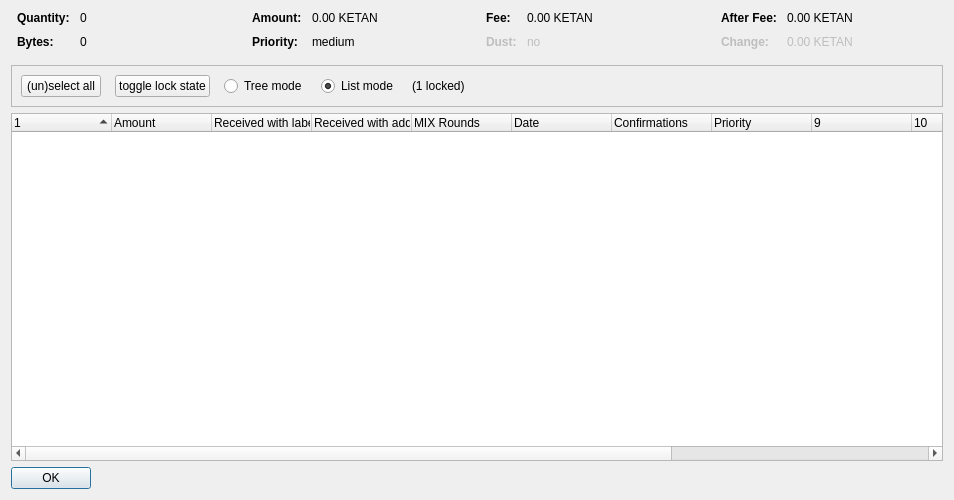
<?xml version="1.0" encoding="UTF-8"?>
<ui version="4.0">
 <class>CoinControlDialog</class>
 <widget class="QDialog" name="CoinControlDialog">
  <property name="geometry">
   <rect>
    <x>0</x>
    <y>0</y>
    <width>954</width>
    <height>500</height>
   </rect>
  </property>
  <property name="windowTitle">
   <string>Coin Selection</string>
  </property>
  <layout class="QVBoxLayout" name="verticalLayout">
   <item>
    <layout class="QHBoxLayout" name="horizontalLayoutTop" stretch="0,0,0,0">
     <property name="topMargin">
      <number>0</number>
     </property>
     <property name="bottomMargin">
      <number>10</number>
     </property>
     <item>
      <layout class="QFormLayout" name="formLayoutCoinControl1">
       <property name="horizontalSpacing">
        <number>10</number>
       </property>
       <property name="verticalSpacing">
        <number>10</number>
       </property>
       <property name="leftMargin">
        <number>6</number>
       </property>
       <property name="rightMargin">
        <number>6</number>
       </property>
       <item row="0" column="0">
        <widget class="QLabel" name="labelCoinControlQuantityText">
         <property name="font">
          <font>
           <weight>75</weight>
           <bold>true</bold>
          </font>
         </property>
         <property name="text">
          <string>Quantity:</string>
         </property>
        </widget>
       </item>
       <item row="0" column="1">
        <widget class="QLabel" name="labelCoinControlQuantity">
         <property name="cursor">
          <cursorShape>IBeamCursor</cursorShape>
         </property>
         <property name="contextMenuPolicy">
          <enum>Qt::ActionsContextMenu</enum>
         </property>
         <property name="text">
          <string notr="true">0</string>
         </property>
         <property name="textInteractionFlags">
          <set>Qt::LinksAccessibleByMouse|Qt::TextSelectableByKeyboard|Qt::TextSelectableByMouse</set>
         </property>
        </widget>
       </item>
       <item row="1" column="0">
        <widget class="QLabel" name="labelCoinControlBytesText">
         <property name="font">
          <font>
           <weight>75</weight>
           <bold>true</bold>
          </font>
         </property>
         <property name="text">
          <string>Bytes:</string>
         </property>
        </widget>
       </item>
       <item row="1" column="1">
        <widget class="QLabel" name="labelCoinControlBytes">
         <property name="cursor">
          <cursorShape>IBeamCursor</cursorShape>
         </property>
         <property name="contextMenuPolicy">
          <enum>Qt::ActionsContextMenu</enum>
         </property>
         <property name="text">
          <string notr="true">0</string>
         </property>
         <property name="textInteractionFlags">
          <set>Qt::LinksAccessibleByMouse|Qt::TextSelectableByKeyboard|Qt::TextSelectableByMouse</set>
         </property>
        </widget>
       </item>
      </layout>
     </item>
     <item>
      <layout class="QFormLayout" name="formLayoutCoinControl2">
       <property name="horizontalSpacing">
        <number>10</number>
       </property>
       <property name="verticalSpacing">
        <number>10</number>
       </property>
       <property name="leftMargin">
        <number>6</number>
       </property>
       <property name="rightMargin">
        <number>6</number>
       </property>
       <item row="0" column="0">
        <widget class="QLabel" name="labelCoinControlAmountText">
         <property name="font">
          <font>
           <weight>75</weight>
           <bold>true</bold>
          </font>
         </property>
         <property name="text">
          <string>Amount:</string>
         </property>
        </widget>
       </item>
       <item row="0" column="1">
        <widget class="QLabel" name="labelCoinControlAmount">
         <property name="cursor">
          <cursorShape>IBeamCursor</cursorShape>
         </property>
         <property name="contextMenuPolicy">
          <enum>Qt::ActionsContextMenu</enum>
         </property>
         <property name="text">
          <string notr="true">0.00 KETAN</string>
         </property>
         <property name="textInteractionFlags">
          <set>Qt::LinksAccessibleByMouse|Qt::TextSelectableByKeyboard|Qt::TextSelectableByMouse</set>
         </property>
        </widget>
       </item>
       <item row="1" column="0">
        <widget class="QLabel" name="labelCoinControlPriorityText">
         <property name="font">
          <font>
           <weight>75</weight>
           <bold>true</bold>
          </font>
         </property>
         <property name="text">
          <string>Priority:</string>
         </property>
        </widget>
       </item>
       <item row="1" column="1">
        <widget class="QLabel" name="labelCoinControlPriority">
         <property name="cursor">
          <cursorShape>IBeamCursor</cursorShape>
         </property>
         <property name="contextMenuPolicy">
          <enum>Qt::ActionsContextMenu</enum>
         </property>
         <property name="text">
          <string>medium</string>
         </property>
         <property name="textInteractionFlags">
          <set>Qt::LinksAccessibleByMouse|Qt::TextSelectableByKeyboard|Qt::TextSelectableByMouse</set>
         </property>
        </widget>
       </item>
      </layout>
     </item>
     <item>
      <layout class="QFormLayout" name="formLayoutCoinControl3">
       <property name="horizontalSpacing">
        <number>10</number>
       </property>
       <property name="verticalSpacing">
        <number>10</number>
       </property>
       <property name="leftMargin">
        <number>6</number>
       </property>
       <property name="rightMargin">
        <number>6</number>
       </property>
       <item row="0" column="0">
        <widget class="QLabel" name="labelCoinControlFeeText">
         <property name="font">
          <font>
           <weight>75</weight>
           <bold>true</bold>
          </font>
         </property>
         <property name="text">
          <string>Fee:</string>
         </property>
        </widget>
       </item>
       <item row="0" column="1">
        <widget class="QLabel" name="labelCoinControlFee">
         <property name="cursor">
          <cursorShape>IBeamCursor</cursorShape>
         </property>
         <property name="contextMenuPolicy">
          <enum>Qt::ActionsContextMenu</enum>
         </property>
         <property name="text">
          <string notr="true">0.00 KETAN</string>
         </property>
         <property name="textInteractionFlags">
          <set>Qt::LinksAccessibleByMouse|Qt::TextSelectableByKeyboard|Qt::TextSelectableByMouse</set>
         </property>
        </widget>
       </item>
       <item row="1" column="0">
        <widget class="QLabel" name="labelCoinControlLowOutputText">
         <property name="enabled">
          <bool>false</bool>
         </property>
         <property name="font">
          <font>
           <weight>75</weight>
           <bold>true</bold>
          </font>
         </property>
         <property name="text">
          <string>Dust:</string>
         </property>
        </widget>
       </item>
       <item row="1" column="1">
        <widget class="QLabel" name="labelCoinControlLowOutput">
         <property name="enabled">
          <bool>false</bool>
         </property>
         <property name="cursor">
          <cursorShape>IBeamCursor</cursorShape>
         </property>
         <property name="contextMenuPolicy">
          <enum>Qt::ActionsContextMenu</enum>
         </property>
         <property name="text">
          <string>no</string>
         </property>
         <property name="textInteractionFlags">
          <set>Qt::LinksAccessibleByMouse|Qt::TextSelectableByKeyboard|Qt::TextSelectableByMouse</set>
         </property>
        </widget>
       </item>
      </layout>
     </item>
     <item>
      <layout class="QFormLayout" name="formLayoutCoinControl4">
       <property name="horizontalSpacing">
        <number>10</number>
       </property>
       <property name="verticalSpacing">
        <number>10</number>
       </property>
       <property name="leftMargin">
        <number>6</number>
       </property>
       <property name="rightMargin">
        <number>6</number>
       </property>
       <item row="0" column="0">
        <widget class="QLabel" name="labelCoinControlAfterFeeText">
         <property name="font">
          <font>
           <weight>75</weight>
           <bold>true</bold>
          </font>
         </property>
         <property name="text">
          <string>After Fee:</string>
         </property>
        </widget>
       </item>
       <item row="0" column="1">
        <widget class="QLabel" name="labelCoinControlAfterFee">
         <property name="cursor">
          <cursorShape>IBeamCursor</cursorShape>
         </property>
         <property name="contextMenuPolicy">
          <enum>Qt::ActionsContextMenu</enum>
         </property>
         <property name="text">
          <string notr="true">0.00 KETAN</string>
         </property>
         <property name="textInteractionFlags">
          <set>Qt::LinksAccessibleByMouse|Qt::TextSelectableByKeyboard|Qt::TextSelectableByMouse</set>
         </property>
        </widget>
       </item>
       <item row="1" column="0">
        <widget class="QLabel" name="labelCoinControlChangeText">
         <property name="enabled">
          <bool>false</bool>
         </property>
         <property name="font">
          <font>
           <weight>75</weight>
           <bold>true</bold>
          </font>
         </property>
         <property name="text">
          <string>Change:</string>
         </property>
        </widget>
       </item>
       <item row="1" column="1">
        <widget class="QLabel" name="labelCoinControlChange">
         <property name="enabled">
          <bool>false</bool>
         </property>
         <property name="cursor">
          <cursorShape>IBeamCursor</cursorShape>
         </property>
         <property name="contextMenuPolicy">
          <enum>Qt::ActionsContextMenu</enum>
         </property>
         <property name="text">
          <string notr="true">0.00 KETAN</string>
         </property>
         <property name="textInteractionFlags">
          <set>Qt::LinksAccessibleByMouse|Qt::TextSelectableByKeyboard|Qt::TextSelectableByMouse</set>
         </property>
        </widget>
       </item>
      </layout>
     </item>
    </layout>
   </item>
   <item>
    <widget class="QFrame" name="frame">
     <property name="minimumSize">
      <size>
       <width>0</width>
       <height>40</height>
      </size>
     </property>
     <property name="frameShape">
      <enum>QFrame::StyledPanel</enum>
     </property>
     <property name="frameShadow">
      <enum>QFrame::Sunken</enum>
     </property>
     <layout class="QHBoxLayout" name="horizontalLayout">
      <item>
       <layout class="QHBoxLayout" name="horizontalLayoutPanel" stretch="0,0,0,0,0,0">
        <property name="spacing">
         <number>14</number>
        </property>
        <item>
         <widget class="QPushButton" name="pushButtonSelectAll">
          <property name="sizePolicy">
           <sizepolicy hsizetype="Maximum" vsizetype="Fixed">
            <horstretch>0</horstretch>
            <verstretch>0</verstretch>
           </sizepolicy>
          </property>
          <property name="text">
           <string>(un)select all</string>
          </property>
          <property name="autoDefault">
           <bool>false</bool>
          </property>
         </widget>
        </item>
        <item>
         <widget class="QPushButton" name="pushButtonToggleLock">
          <property name="sizePolicy">
           <sizepolicy hsizetype="Maximum" vsizetype="Fixed">
            <horstretch>0</horstretch>
            <verstretch>0</verstretch>
           </sizepolicy>
          </property>
          <property name="text">
           <string>toggle lock state</string>
          </property>
          <property name="autoDefault">
           <bool>false</bool>
          </property>
         </widget>
        </item>
        <item>
         <widget class="QRadioButton" name="radioTreeMode">
          <property name="sizePolicy">
           <sizepolicy hsizetype="Maximum" vsizetype="Fixed">
            <horstretch>0</horstretch>
            <verstretch>0</verstretch>
           </sizepolicy>
          </property>
          <property name="text">
           <string>Tree mode</string>
          </property>
         </widget>
        </item>
        <item>
         <widget class="QRadioButton" name="radioListMode">
          <property name="sizePolicy">
           <sizepolicy hsizetype="Maximum" vsizetype="Fixed">
            <horstretch>0</horstretch>
            <verstretch>0</verstretch>
           </sizepolicy>
          </property>
          <property name="text">
           <string>List mode</string>
          </property>
          <property name="checked">
           <bool>true</bool>
          </property>
         </widget>
        </item>
        <item>
         <widget class="QLabel" name="labelLocked">
          <property name="text">
           <string>(1 locked)</string>
          </property>
         </widget>
        </item>
        <item>
         <spacer name="horizontalSpacer">
          <property name="orientation">
           <enum>Qt::Horizontal</enum>
          </property>
          <property name="sizeHint" stdset="0">
           <size>
            <width>40</width>
            <height>20</height>
           </size>
          </property>
         </spacer>
        </item>
       </layout>
      </item>
     </layout>
    </widget>
   </item>
   <item>
    <widget class="CoinControlTreeWidget" name="treeWidget">
     <property name="contextMenuPolicy">
      <enum>Qt::CustomContextMenu</enum>
     </property>
     <property name="sortingEnabled">
      <bool>false</bool>
     </property>
     <property name="columnCount">
      <number>13</number>
     </property>
     <attribute name="headerShowSortIndicator" stdset="0">
      <bool>true</bool>
     </attribute>
     <attribute name="headerStretchLastSection">
      <bool>false</bool>
     </attribute>
     <column>
      <property name="text">
       <string/>
      </property>
     </column>
     <column>
      <property name="text">
       <string>Amount</string>
      </property>
     </column>
     <column>
      <property name="text">
       <string>Received with label</string>
      </property>
     </column>
     <column>
      <property name="text">
       <string>Received with address</string>
      </property>
     </column>
     <column>
      <property name="text">
       <string>MIX Rounds</string>
      </property>
     </column>
     <column>
      <property name="text">
       <string>Date</string>
      </property>
     </column>
     <column>
      <property name="text">
       <string>Confirmations</string>
      </property>
      <property name="toolTip">
       <string>Confirmed</string>
      </property>
     </column>
     <column>
      <property name="text">
       <string>Priority</string>
      </property>
     </column>
     <column>
      <property name="text">
       <string/>
      </property>
     </column>
     <column>
      <property name="text">
       <string/>
      </property>
     </column>
     <column>
      <property name="text">
       <string/>
      </property>
     </column>
     <column>
      <property name="text">
       <string/>
      </property>
     </column>
     <column>
      <property name="text">
       <string/>
      </property>
     </column>
    </widget>
   </item>
   <item>
    <widget class="QDialogButtonBox" name="buttonBox">
     <property name="sizePolicy">
      <sizepolicy hsizetype="Maximum" vsizetype="Fixed">
       <horstretch>0</horstretch>
       <verstretch>0</verstretch>
      </sizepolicy>
     </property>
     <property name="orientation">
      <enum>Qt::Horizontal</enum>
     </property>
     <property name="standardButtons">
      <set>QDialogButtonBox::Ok</set>
     </property>
    </widget>
   </item>
  </layout>
 </widget>
 <customwidgets>
  <customwidget>
   <class>CoinControlTreeWidget</class>
   <extends>QTreeWidget</extends>
   <header>coincontroltreewidget.h</header>
  </customwidget>
 </customwidgets>
 <resources/>
 <connections/>
</ui>
